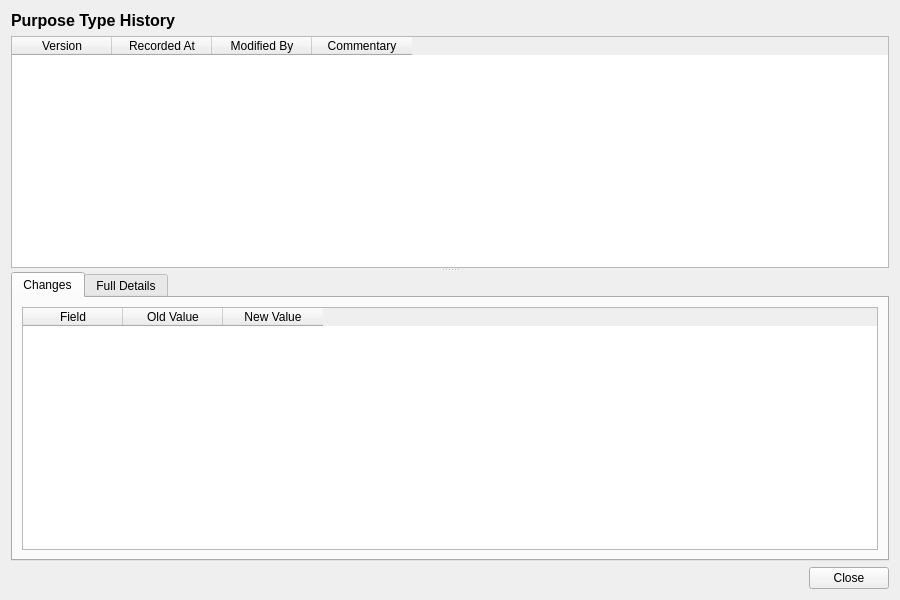
<?xml version="1.0" encoding="UTF-8"?>
<ui version="4.0">
 <class>PurposeTypeHistoryDialog</class>
 <widget class="QWidget" name="PurposeTypeHistoryDialog">
  <property name="geometry">
   <rect>
    <x>0</x>
    <y>0</y>
    <width>900</width>
    <height>600</height>
   </rect>
  </property>
  <property name="windowTitle">
   <string>Purpose Type History</string>
  </property>
  <layout class="QVBoxLayout" name="verticalLayout">
   <item>
    <widget class="QLabel" name="titleLabel">
     <property name="font">
      <font>
       <pointsize>12</pointsize>
       <bold>true</bold>
      </font>
     </property>
     <property name="text">
      <string>Purpose Type History</string>
     </property>
    </widget>
   </item>
   <item>
    <widget class="QSplitter" name="splitter">
     <property name="orientation">
      <enum>Qt::Vertical</enum>
     </property>
     <widget class="QTableWidget" name="versionListWidget">
      <property name="minimumHeight">
       <number>150</number>
      </property>
      <property name="maximumHeight">
       <number>250</number>
      </property>
      <property name="alternatingRowColors">
       <bool>true</bool>
      </property>
      <property name="editTriggers">
       <set>QAbstractItemView::NoEditTriggers</set>
      </property>
      <property name="selectionMode">
       <enum>QAbstractItemView::SingleSelection</enum>
      </property>
      <property name="selectionBehavior">
       <enum>QAbstractItemView::SelectRows</enum>
      </property>
      <column>
       <property name="text">
        <string>Version</string>
       </property>
      </column>
      <column>
       <property name="text">
        <string>Recorded At</string>
       </property>
      </column>
      <column>
       <property name="text">
        <string>Modified By</string>
       </property>
      </column>
      <column>
       <property name="text">
        <string>Commentary</string>
       </property>
      </column>
     </widget>
     <widget class="QWidget" name="detailWidget">
      <layout class="QVBoxLayout" name="detailLayout">
       <property name="leftMargin">
        <number>0</number>
       </property>
       <property name="topMargin">
        <number>0</number>
       </property>
       <property name="rightMargin">
        <number>0</number>
       </property>
       <property name="bottomMargin">
        <number>0</number>
       </property>
       <item>
        <widget class="QTabWidget" name="tabWidget">
         <property name="currentIndex">
          <number>0</number>
         </property>
         <widget class="QWidget" name="changesTab">
          <attribute name="title">
           <string>Changes</string>
          </attribute>
          <layout class="QVBoxLayout" name="changesTabLayout">
           <item>
            <widget class="QTableWidget" name="changesTableWidget">
             <property name="editTriggers">
              <set>QAbstractItemView::NoEditTriggers</set>
             </property>
             <property name="alternatingRowColors">
              <bool>true</bool>
             </property>
             <property name="selectionMode">
              <enum>QAbstractItemView::SingleSelection</enum>
             </property>
             <property name="selectionBehavior">
              <enum>QAbstractItemView::SelectRows</enum>
             </property>
             <column>
              <property name="text">
               <string>Field</string>
              </property>
             </column>
             <column>
              <property name="text">
               <string>Old Value</string>
              </property>
             </column>
             <column>
              <property name="text">
               <string>New Value</string>
              </property>
             </column>
            </widget>
           </item>
          </layout>
         </widget>
         <widget class="QWidget" name="fullDetailsTab">
          <attribute name="title">
           <string>Full Details</string>
          </attribute>
          <layout class="QVBoxLayout" name="fullDetailsTabLayout">
           <item>
            <widget class="QScrollArea" name="scrollArea">
             <property name="widgetResizable">
              <bool>true</bool>
             </property>
             <widget class="QWidget" name="scrollAreaWidgetContents">
              <property name="geometry">
               <rect>
                <x>0</x>
                <y>0</y>
                <width>560</width>
                <height>450</height>
               </rect>
              </property>
              <layout class="QFormLayout" name="formLayout">
               <item row="0" column="0">
                <widget class="QLabel" name="codeLabel">
                 <property name="text">
                  <string>Code:</string>
                 </property>
                </widget>
               </item>
               <item row="0" column="1">
                <widget class="QLabel" name="codeValue">
                 <property name="text">
                  <string/>
                 </property>
                </widget>
               </item>
               <item row="1" column="0">
                <widget class="QLabel" name="nameLabel">
                 <property name="text">
                  <string>Name:</string>
                 </property>
                </widget>
               </item>
               <item row="1" column="1">
                <widget class="QLabel" name="nameValue">
                 <property name="text">
                  <string/>
                 </property>
                </widget>
               </item>
               <item row="2" column="0">
                <widget class="QLabel" name="descriptionLabel">
                 <property name="text">
                  <string>Description:</string>
                 </property>
                </widget>
               </item>
               <item row="2" column="1">
                <widget class="QLabel" name="descriptionValue">
                 <property name="text">
                  <string/>
                 </property>
                 <property name="wordWrap">
                  <bool>true</bool>
                 </property>
                </widget>
               </item>
               <item row="3" column="0">
                <widget class="QLabel" name="versionNumberLabel">
                 <property name="text">
                  <string>Version:</string>
                 </property>
                </widget>
               </item>
               <item row="3" column="1">
                <widget class="QLabel" name="versionNumberValue">
                 <property name="text">
                  <string/>
                 </property>
                </widget>
               </item>
               <item row="4" column="0">
                <widget class="QLabel" name="modifiedByLabel">
                 <property name="text">
                  <string>Modified By:</string>
                 </property>
                </widget>
               </item>
               <item row="4" column="1">
                <widget class="QLabel" name="modifiedByValue">
                 <property name="text">
                  <string/>
                 </property>
                </widget>
               </item>
               <item row="5" column="0">
                <widget class="QLabel" name="recordedAtLabel">
                 <property name="text">
                  <string>Recorded At:</string>
                 </property>
                </widget>
               </item>
               <item row="5" column="1">
                <widget class="QLabel" name="recordedAtValue">
                 <property name="text">
                  <string/>
                 </property>
                </widget>
               </item>
               <item row="6" column="0">
                <widget class="QLabel" name="changeCommentaryLabel">
                 <property name="text">
                  <string>Change Commentary:</string>
                 </property>
                </widget>
               </item>
               <item row="6" column="1">
                <widget class="QLabel" name="changeCommentaryValue">
                 <property name="text">
                  <string/>
                 </property>
                 <property name="wordWrap">
                  <bool>true</bool>
                 </property>
                </widget>
               </item>
              </layout>
             </widget>
            </widget>
           </item>
          </layout>
         </widget>
        </widget>
       </item>
      </layout>
     </widget>
    </widget>
   </item>
   <item>
    <layout class="QHBoxLayout" name="buttonLayout">
     <item>
      <spacer name="horizontalSpacer">
       <property name="orientation">
        <enum>Qt::Horizontal</enum>
       </property>
       <property name="sizeHint" stdset="0">
        <size><width>40</width><height>20</height></size>
       </property>
      </spacer>
     </item>
     <item>
      <widget class="QPushButton" name="closeButton">
       <property name="text">
        <string>Close</string>
       </property>
      </widget>
     </item>
    </layout>
   </item>
  </layout>
 </widget>
 <resources/>
 <connections/>
</ui>
